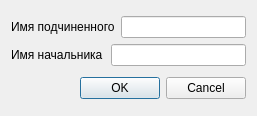
<?xml version="1.0" encoding="UTF-8"?>
<ui version="4.0">
 <class>DialogAddSubordinate</class>
 <widget class="QDialog" name="DialogAddSubordinate">
  <property name="geometry">
   <rect>
    <x>0</x>
    <y>0</y>
    <width>257</width>
    <height>116</height>
   </rect>
  </property>
  <property name="windowTitle">
   <string>Dialog</string>
  </property>
  <layout class="QGridLayout" name="gridLayout">
   <item row="0" column="0">
    <layout class="QVBoxLayout" name="verticalLayout">
     <item>
      <layout class="QHBoxLayout" name="horizontalLayout">
       <item>
        <widget class="QLabel" name="label">
         <property name="minimumSize">
          <size>
           <width>81</width>
           <height>0</height>
          </size>
         </property>
         <property name="text">
          <string>Имя подчиненного</string>
         </property>
        </widget>
       </item>
       <item>
        <widget class="QLineEdit" name="surnameSubordinatelineEdit"/>
       </item>
      </layout>
     </item>
     <item>
      <layout class="QHBoxLayout" name="horizontalLayout_2">
       <item>
        <widget class="QLabel" name="label_2">
         <property name="minimumSize">
          <size>
           <width>94</width>
           <height>0</height>
          </size>
         </property>
         <property name="text">
          <string>Имя начальника</string>
         </property>
        </widget>
       </item>
       <item>
        <widget class="QLineEdit" name="surnameBosslineEdit"/>
       </item>
      </layout>
     </item>
    </layout>
   </item>
   <item row="1" column="0">
    <widget class="QDialogButtonBox" name="buttonBox">
     <property name="orientation">
      <enum>Qt::Horizontal</enum>
     </property>
     <property name="standardButtons">
      <set>QDialogButtonBox::Cancel|QDialogButtonBox::Ok</set>
     </property>
    </widget>
   </item>
  </layout>
 </widget>
 <resources/>
 <connections>
  <connection>
   <sender>buttonBox</sender>
   <signal>accepted()</signal>
   <receiver>DialogAddSubordinate</receiver>
   <slot>accept()</slot>
   <hints>
    <hint type="sourcelabel">
     <x>248</x>
     <y>254</y>
    </hint>
    <hint type="destinationlabel">
     <x>157</x>
     <y>274</y>
    </hint>
   </hints>
  </connection>
  <connection>
   <sender>buttonBox</sender>
   <signal>rejected()</signal>
   <receiver>DialogAddSubordinate</receiver>
   <slot>reject()</slot>
   <hints>
    <hint type="sourcelabel">
     <x>316</x>
     <y>260</y>
    </hint>
    <hint type="destinationlabel">
     <x>286</x>
     <y>274</y>
    </hint>
   </hints>
  </connection>
 </connections>
</ui>
